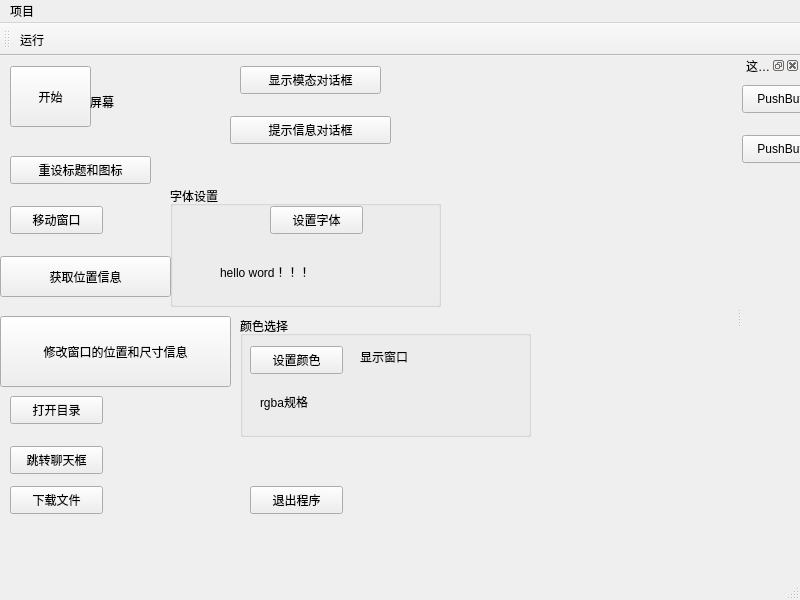
<?xml version="1.0" encoding="UTF-8"?>
<ui version="4.0">
 <class>MainWindow</class>
 <widget class="QMainWindow" name="MainWindow">
  <property name="geometry">
   <rect>
    <x>0</x>
    <y>0</y>
    <width>800</width>
    <height>600</height>
   </rect>
  </property>
  <property name="windowTitle">
   <string>MainWindow</string>
  </property>
  <widget class="QWidget" name="centralwidget">
   <widget class="QPushButton" name="startBtn">
    <property name="geometry">
     <rect>
      <x>10</x>
      <y>10</y>
      <width>81</width>
      <height>61</height>
     </rect>
    </property>
    <property name="text">
     <string>开始</string>
    </property>
   </widget>
   <widget class="QLabel" name="labshow">
    <property name="geometry">
     <rect>
      <x>90</x>
      <y>10</y>
      <width>81</width>
      <height>71</height>
     </rect>
    </property>
    <property name="text">
     <string>屏幕</string>
    </property>
   </widget>
   <widget class="QPushButton" name="yd">
    <property name="geometry">
     <rect>
      <x>10</x>
      <y>150</y>
      <width>93</width>
      <height>28</height>
     </rect>
    </property>
    <property name="text">
     <string>移动窗口</string>
    </property>
   </widget>
   <widget class="QPushButton" name="yd1">
    <property name="geometry">
     <rect>
      <x>0</x>
      <y>200</y>
      <width>171</width>
      <height>41</height>
     </rect>
    </property>
    <property name="text">
     <string>获取位置信息</string>
    </property>
   </widget>
   <widget class="QPushButton" name="yd2">
    <property name="geometry">
     <rect>
      <x>0</x>
      <y>260</y>
      <width>231</width>
      <height>71</height>
     </rect>
    </property>
    <property name="text">
     <string>修改窗口的位置和尺寸信息</string>
    </property>
   </widget>
   <widget class="QPushButton" name="end">
    <property name="geometry">
     <rect>
      <x>250</x>
      <y>430</y>
      <width>93</width>
      <height>28</height>
     </rect>
    </property>
    <property name="text">
     <string>退出程序</string>
    </property>
   </widget>
   <widget class="QPushButton" name="rebuild">
    <property name="geometry">
     <rect>
      <x>10</x>
      <y>100</y>
      <width>141</width>
      <height>28</height>
     </rect>
    </property>
    <property name="text">
     <string>重设标题和图标</string>
    </property>
   </widget>
   <widget class="QPushButton" name="module">
    <property name="geometry">
     <rect>
      <x>240</x>
      <y>10</y>
      <width>141</width>
      <height>28</height>
     </rect>
    </property>
    <property name="text">
     <string>显示模态对话框</string>
    </property>
   </widget>
   <widget class="QPushButton" name="msgbox">
    <property name="geometry">
     <rect>
      <x>230</x>
      <y>60</y>
      <width>161</width>
      <height>28</height>
     </rect>
    </property>
    <property name="text">
     <string>提示信息对话框</string>
    </property>
   </widget>
   <widget class="QPushButton" name="mulu">
    <property name="geometry">
     <rect>
      <x>10</x>
      <y>340</y>
      <width>93</width>
      <height>28</height>
     </rect>
    </property>
    <property name="text">
     <string>打开目录</string>
    </property>
   </widget>
   <widget class="QGroupBox" name="groupBox">
    <property name="geometry">
     <rect>
      <x>170</x>
      <y>130</y>
      <width>271</width>
      <height>121</height>
     </rect>
    </property>
    <property name="title">
     <string>字体设置</string>
    </property>
    <widget class="QPushButton" name="font">
     <property name="geometry">
      <rect>
       <x>100</x>
       <y>20</y>
       <width>93</width>
       <height>28</height>
      </rect>
     </property>
     <property name="text">
      <string>设置字体</string>
     </property>
    </widget>
    <widget class="QLabel" name="fontlabel">
     <property name="geometry">
      <rect>
       <x>50</x>
       <y>60</y>
       <width>151</width>
       <height>51</height>
      </rect>
     </property>
     <property name="text">
      <string>hello word！！！</string>
     </property>
    </widget>
   </widget>
   <widget class="QGroupBox" name="groupBox_2">
    <property name="geometry">
     <rect>
      <x>240</x>
      <y>260</y>
      <width>291</width>
      <height>121</height>
     </rect>
    </property>
    <property name="title">
     <string>颜色选择</string>
    </property>
    <widget class="QPushButton" name="colorbt">
     <property name="geometry">
      <rect>
       <x>10</x>
       <y>30</y>
       <width>93</width>
       <height>28</height>
      </rect>
     </property>
     <property name="text">
      <string>设置颜色</string>
     </property>
    </widget>
    <widget class="QLabel" name="colorshow">
     <property name="geometry">
      <rect>
       <x>120</x>
       <y>20</y>
       <width>121</width>
       <height>41</height>
      </rect>
     </property>
     <property name="text">
      <string>显示窗口</string>
     </property>
    </widget>
    <widget class="QLabel" name="colorpt">
     <property name="geometry">
      <rect>
       <x>20</x>
       <y>70</y>
       <width>231</width>
       <height>31</height>
      </rect>
     </property>
     <property name="text">
      <string>rgba规格</string>
     </property>
    </widget>
   </widget>
   <widget class="QPushButton" name="chat">
    <property name="geometry">
     <rect>
      <x>10</x>
      <y>390</y>
      <width>93</width>
      <height>28</height>
     </rect>
    </property>
    <property name="text">
     <string>跳转聊天框</string>
    </property>
   </widget>
   <widget class="QPushButton" name="download">
    <property name="geometry">
     <rect>
      <x>10</x>
      <y>430</y>
      <width>93</width>
      <height>28</height>
     </rect>
    </property>
    <property name="text">
     <string>下载文件</string>
    </property>
   </widget>
   <widget class="MyButton" name="mybt" native="true">
    <property name="geometry">
     <rect>
      <x>450</x>
      <y>40</y>
      <width>211</width>
      <height>191</height>
     </rect>
    </property>
   </widget>
  </widget>
  <widget class="QMenuBar" name="menubar">
   <property name="geometry">
    <rect>
     <x>0</x>
     <y>0</y>
     <width>800</width>
     <height>26</height>
    </rect>
   </property>
   <widget class="QMenu" name="menu">
    <property name="title">
     <string>项目</string>
    </property>
    <addaction name="separator"/>
    <addaction name="openaction"/>
    <addaction name="separator"/>
    <addaction name="actionopen"/>
    <addaction name="separator"/>
    <addaction name="actionclose"/>
   </widget>
   <addaction name="menu"/>
  </widget>
  <widget class="QStatusBar" name="statusbar"/>
  <widget class="QToolBar" name="toolBar">
   <property name="windowTitle">
    <string>toolBar</string>
   </property>
   <attribute name="toolBarArea">
    <enum>TopToolBarArea</enum>
   </attribute>
   <attribute name="toolBarBreak">
    <bool>false</bool>
   </attribute>
   <addaction name="play"/>
  </widget>
  <widget class="QDockWidget" name="dockWidget">
   <property name="floating">
    <bool>false</bool>
   </property>
   <property name="windowTitle">
    <string>这是一个浮动栏</string>
   </property>
   <attribute name="dockWidgetArea">
    <number>2</number>
   </attribute>
   <widget class="QWidget" name="dockWidgetContents">
    <widget class="QPushButton" name="pushButton">
     <property name="geometry">
      <rect>
       <x>0</x>
       <y>10</y>
       <width>93</width>
       <height>28</height>
      </rect>
     </property>
     <property name="text">
      <string>PushButton</string>
     </property>
    </widget>
    <widget class="QPushButton" name="pushButton_2">
     <property name="geometry">
      <rect>
       <x>0</x>
       <y>60</y>
       <width>93</width>
       <height>28</height>
      </rect>
     </property>
     <property name="text">
      <string>PushButton</string>
     </property>
    </widget>
   </widget>
  </widget>
  <action name="actionopen">
   <property name="text">
    <string>open</string>
   </property>
  </action>
  <action name="actionclose">
   <property name="text">
    <string>close</string>
   </property>
  </action>
  <action name="openaction">
   <property name="icon">
    <iconset resource="res.qrc">
     <normaloff>:/img/favicon1.ico</normaloff>:/img/favicon1.ico</iconset>
   </property>
   <property name="text">
    <string>新建项目</string>
   </property>
   <property name="toolTip">
    <string>打开当前项目</string>
   </property>
  </action>
  <action name="play">
   <property name="icon">
    <iconset resource="res.qrc">
     <normaloff>:/img/favicon2.ico</normaloff>:/img/favicon2.ico</iconset>
   </property>
   <property name="text">
    <string>运行</string>
   </property>
  </action>
 </widget>
 <customwidgets>
  <customwidget>
   <class>MyButton</class>
   <extends>QWidget</extends>
   <header>mybutton.h</header>
   <container>1</container>
  </customwidget>
 </customwidgets>
 <resources>
  <include location="res.qrc"/>
 </resources>
 <connections/>
</ui>
